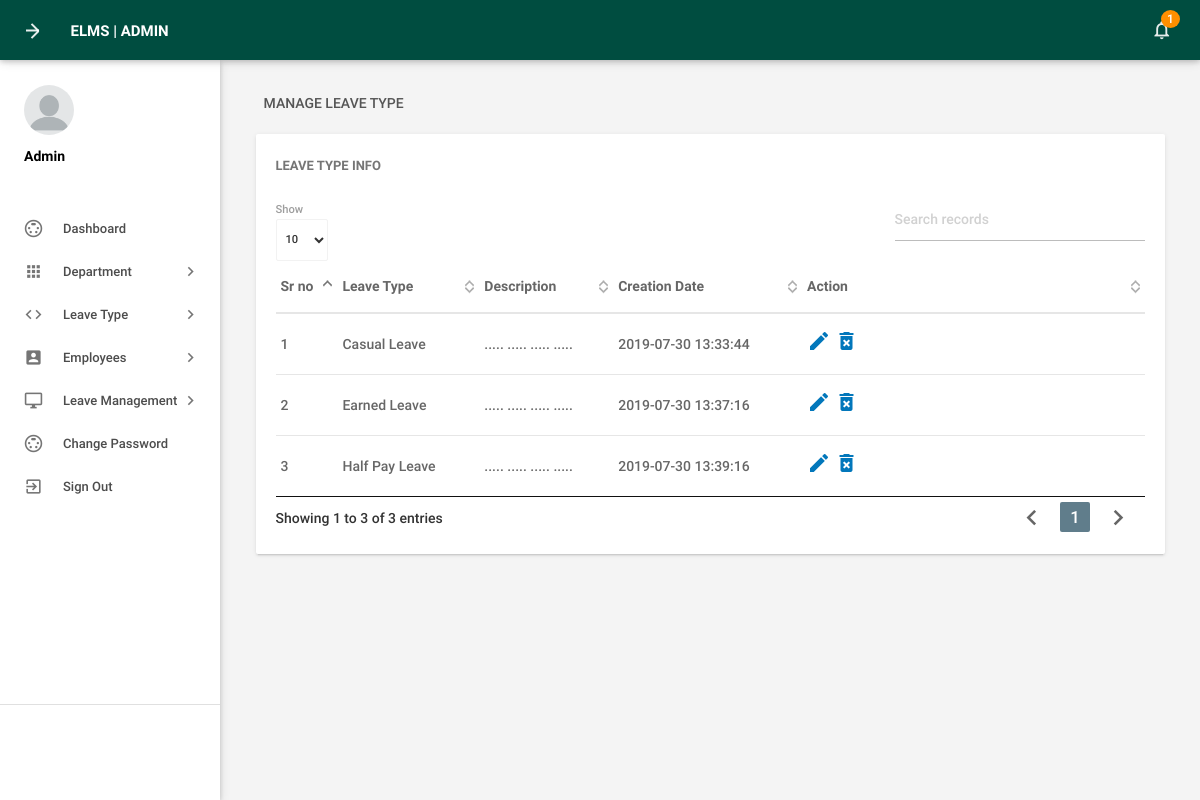
Screenshot of /admin/manageleavetype.php (signed in) with the database file from the repository.
### tables this page shows
CREATE TABLE `tblleavetype` (
  `id` int(11) NOT NULL,
  `LeaveType` varchar(200) DEFAULT NULL,
  `Description` mediumtext,
  `CreationDate` timestamp NOT NULL DEFAULT CURRENT_TIMESTAMP
);

### admin/manageleavetype.php (the view, shortened to what this page needs)
<?php
include('includes/config.php');
if(strlen($_SESSION['alogin'])==0)
    {
header('location:index.php');
}
else{
 ?>
<!DOCTYPE html>
<html lang="en">
    <head>
        <link type="text/css" rel="stylesheet" href="../assets/plugins/materialize/css/materialize.min.css"/>
        <link href="../assets/plugins/material-preloader/css/materialPreloader.min.css" rel="stylesheet">
        <link href="../assets/plugins/datatables/css/jquery.dataTables.min.css" rel="stylesheet">
        <link href="../assets/css/alpha.min.css" rel="stylesheet" type="text/css"/>
        <link href="../assets/css/custom.css" rel="stylesheet" type="text/css"/>
    </head>
    <body>
       <?php include('includes/header.php');?>
       <?php include('includes/sidebar.php');?>
            <main class="mn-inner">
                <div class="row">
                    <div class="col s12">
                        <div class="page-title">Manage Leave Type</div>
                    </div>
                    <div class="col s12 m12 l12">
                        <div class="card">
                            <div class="card-content">
                                <span class="card-title">Leave Type Info</span>
                                <table id="example" class="display responsive-table ">
                                    <thead>
                                        <tr>
                                            <th>Sr no</th>
                                            <th>Leave Type</th>
                                            <th>Description</th>
                                            <th>Creation Date</th>
                                            <th>Action</th>
                                        </tr>
                                    </thead>
                                    <tbody>
<?php $sql = "SELECT * from tblleavetype";
$query = $dbh -> prepare($sql);
$query->execute();
$results=$query->fetchAll(PDO::FETCH_OBJ);
$cnt=1;
if($query->rowCount() > 0)
{
foreach($results as $result)
{               ?>
                                        <tr>
                                            <td> <?php echo htmlentities($cnt);?></td>
                                            <td><?php echo htmlentities($result->LeaveType);?></td>
                                            <td><?php echo htmlentities($result->Description);?></td>
                                            <td><?php echo htmlentities($result->CreationDate);?></td>
                                            <td><a href="editleavetype.php?lid=<?php echo htmlentities($result->id);?>"><i class="material-icons">mode_edit</i></a>
                                            <a href="manageleavetype.php?del=<?php echo htmlentities($result->id);?>" onclick="return confirm('Do you want to delete');"> <i class="material-icons">delete_forever</i></a> </td>
                                        </tr>
                                         <?php $cnt++;} }?>
                                    </tbody>
                                </table>
                            </div>
                        </div>
                    </div>
                </div>
            </main>
        </div>
        <div class="left-sidebar-hover"></div>
    </body>
</html>
<?php } ?>

### rows the page displays
tblleavetype: LeaveType "Casual Leave", Description "..... ..... ..... .....", CreationDate "2019-07-30 13:33:44"
tblleavetype: LeaveType "Earned Leave", Description "..... ..... ..... .....", CreationDate "2019-07-30 13:37:16"
tblleavetype: LeaveType "Half Pay Leave", Description "..... ..... ..... .....", CreationDate "2019-07-30 13:39:16"

### other values shown
$unreadcount "1"
